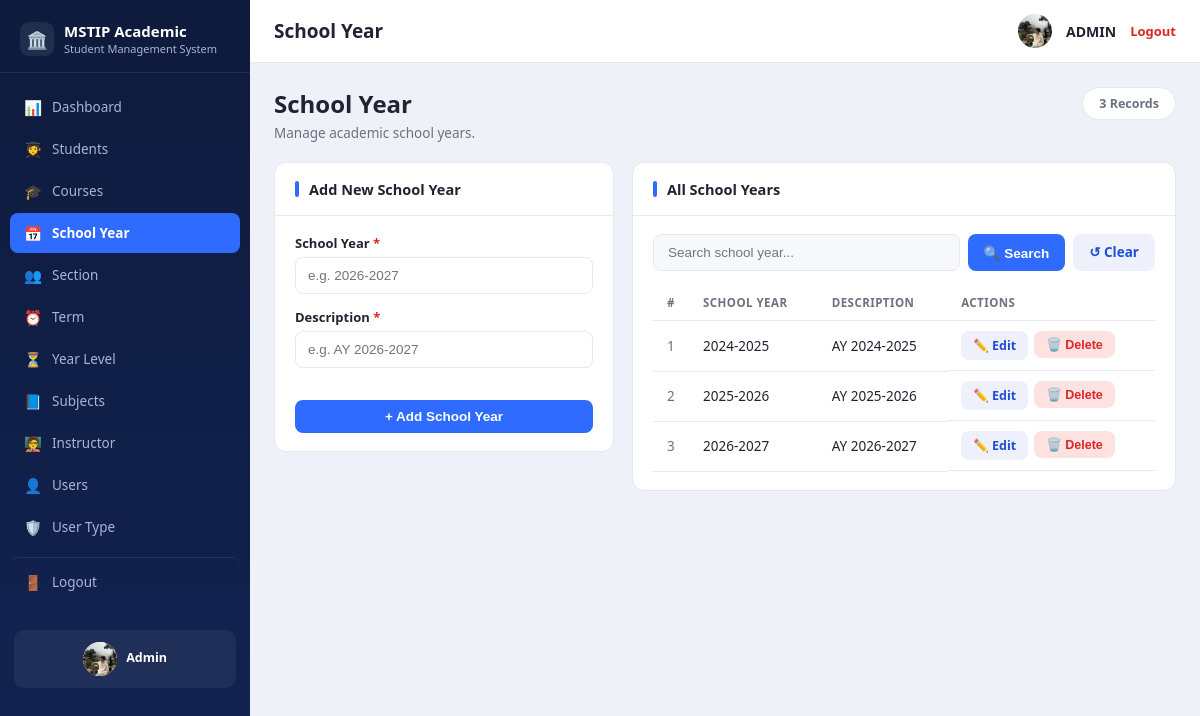
Screenshot of /schoolyears.php (signed in) with the database file from the repository.
### tables this page shows
CREATE TABLE `tbl_schoolyear` (
  `ID` int NOT NULL,
  `SCHOOLYEAR` varchar(100) NOT NULL,
  `DESCRIPTION` varchar(255) NOT NULL
);

### schoolyears.php (the view, shortened to what this page needs)
<?php
require_once 'config.php';
$q = trim($_GET['q'] ?? '');
$sql = "SELECT * FROM tbl_schoolyear";
$params = [];
$sql .= " ORDER BY SCHOOLYEAR ASC";
$stmt = $pdo->prepare($sql);
$stmt->execute($params);
$rows = $stmt->fetchAll();
$total = $pdo->query("SELECT COUNT(*) c FROM tbl_schoolyear")->fetch()['c'];
require_once 'includes/header.php';
?>
<div class="page-head">
  <div><h1>School Year</h1><p>Manage academic school years.</p></div>
  <span class="records-pill"><?= (int)$total ?> Records</span>
</div>
<div class="split-grid">
  <div class="panel-card">
    <div class="panel-card-head"><span class="bar"></span><h2>Add New School Year</h2></div>
    <div class="panel-card-body">
      <form method="POST" action="schoolyears.php">
        <div class="field">
          <label for="SCHOOLYEAR">School Year <span class="req">*</span></label>
          <input type="text" id="SCHOOLYEAR" name="SCHOOLYEAR" placeholder="e.g. 2026-2027" required
                 value="<?= htmlspecialchars($_POST['SCHOOLYEAR'] ?? '') ?>">
        </div>
        <div class="field">
          <label for="DESCRIPTION">Description <span class="req">*</span></label>
          <input type="text" id="DESCRIPTION" name="DESCRIPTION" placeholder="e.g. AY 2026-2027" required
                 value="<?= htmlspecialchars($_POST['DESCRIPTION'] ?? '') ?>">
        </div>
        <button type="submit" class="btn btn-primary btn-block">+ Add School Year</button>
      </form>
    </div>
  </div>
  <div class="panel-card">
    <div class="panel-card-head"><span class="bar"></span><h2>All School Years</h2></div>
    <div class="panel-card-body">
      <form method="GET" action="schoolyears.php" class="search-row">
        <input type="text" name="q" placeholder="Search school year..." value="<?= htmlspecialchars($q) ?>">
        <button type="submit" class="btn btn-primary">🔍 Search</button>
        <a href="schoolyears.php" class="btn btn-secondary">↺ Clear</a>
      </form>
      <table class="table">
        <thead>
          <tr><th class="col-num">#</th><th>School Year</th><th>Description</th><th>Actions</th></tr>
        </thead>
        <tbody>
          <?php foreach ($rows as $i => $r): ?>
            <tr>
              <td class="col-num"><?= $i + 1 ?></td>
              <td><?= htmlspecialchars($r['SCHOOLYEAR']) ?></td>
              <td><?= htmlspecialchars($r['DESCRIPTION']) ?></td>
              <td class="actions">
                <a href="schoolyear_edit.php?id=<?= (int)$r['ID'] ?>" class="btn btn-small btn-secondary">✏️ Edit</a>
                <form method="POST" action="schoolyear_delete.php" style="display:inline"
                      onsubmit="return confirm('Delete this school year? Students assigned to it will be unlinked.');">
                  <button type="submit" class="btn btn-small btn-danger">🗑️ Delete</button>
                </form>
              </td>
            </tr>
          <?php endforeach; ?>
        </tbody>
      </table>
    </div>
  </div>
</div>
<?php require_once 'includes/footer.php'; ?>

### assets/css/style.css (style rules this page uses)
:root { --sidebar-bg:#0e1b3d; --sidebar-bg-2:#132352; --sidebar-text:#aab4d4; --sidebar-active:#2f6bff; --bg:#eef1f8; --card:#ffffff; --border:#e5e8f0; --text:#1f2430; --muted:#6b7280; --danger:#dc2626; --danger-bg:#fee2e2; --success:#16a34a; --success-bg:#dcfce7; --accent:#2f6bff; --accent-dark:#1d4ed8; --sidebar-w:250px; }
* { box-sizing:border-box; }
body { margin:0; font-family:"Segoe UI",Roboto,Arial,sans-serif; background:var(--bg); color:var(--text); }
.btn-block { width:100%;margin-top:18px; }
.page-head { display:flex;justify-content:space-between;align-items:flex-start;margin-bottom:20px;gap:12px;flex-wrap:wrap; }
.page-head h1 { font-size:24px;margin:0 0 4px;font-weight:800; }
.page-head p { margin:0;color:var(--muted);font-size:13.5px; }
.records-pill { background:#fff;border:1px solid var(--border);border-radius:999px;padding:7px 16px; font-size:12.5px;font-weight:600;color:var(--muted);white-space:nowrap; }
.split-grid { display:grid;grid-template-columns:340px 1fr;gap:18px;align-items:start; }
.panel-card { background:var(--card);border:1px solid var(--border);border-radius:12px;overflow:hidden; }
.panel-card-head { display:flex;align-items:center;gap:10px;padding:16px 20px;border-bottom:1px solid var(--border); }
.panel-card-head .bar { width:4px;height:16px;border-radius:2px;background:var(--accent); }
.panel-card-head h2 { font-size:14.5px;margin:0;font-weight:700; }
.panel-card-body { padding:18px 20px; }
.table { width:100%;border-collapse:collapse;font-size:13.5px; }
.table th,.table td { text-align:left;padding:10px 14px;border-bottom:1px solid var(--border); }
.table th { color:var(--muted);font-weight:600;font-size:11.5px;text-transform:uppercase;letter-spacing:.04em; }
.col-num { width:36px;color:var(--muted); }
.search-row { display:flex;gap:8px;margin-bottom:14px; }
.search-row input { flex:1;padding:10px 14px;border:1px solid var(--border);border-radius:8px;font-size:13.5px;background:#f7f8fc; }
.btn { display:inline-block;border:none;border-radius:8px;padding:9px 16px;font-size:13.5px; font-weight:600;cursor:pointer;text-decoration:none; }
.btn-primary { background:var(--accent);color:#fff; }
.btn-secondary { background:#eef1fb;color:var(--accent-dark); }
.btn-danger { background:var(--danger-bg);color:var(--danger); }
.btn-small { padding:6px 12px;font-size:12.5px; }
.btn-block { width:100%; }
.actions { display:flex;gap:6px; }
.field { margin-bottom:14px; }
.field label { display:block;font-size:13px;font-weight:600;margin-bottom:5px; }
.field label .req { color:var(--danger); }
.field input,.field select,.field textarea { width:100%;padding:10px 12px;border:1px solid var(--border);border-radius:8px;font-size:13.5px;background:#fff; }

### rows the page displays
tbl_schoolyear: SCHOOLYEAR "2024-2025", DESCRIPTION "AY 2024-2025"
tbl_schoolyear: SCHOOLYEAR "2025-2026", DESCRIPTION "AY 2025-2026"
tbl_schoolyear: SCHOOLYEAR "2026-2027", DESCRIPTION "AY 2026-2027"

### other values shown
$icon "📊"
$label "Dashboard"
$icon "🧑‍🎓"
$label "Students"
$icon "🎓"
$label "Courses"
$icon "📅"
$label "School Year"
$icon "👥"
$label "Section"
$icon "⏰"
$label "Term"
$icon "⏳"
$label "Year Level"
$icon "📘"
